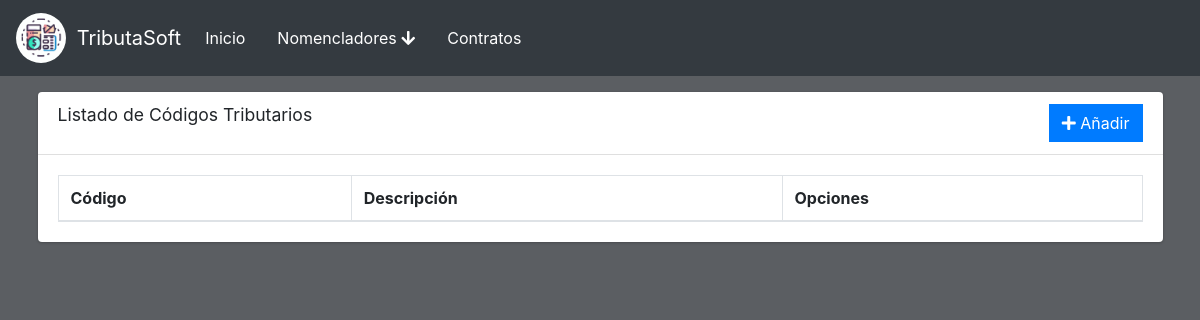
The page /codigo on the database as committed earlier.
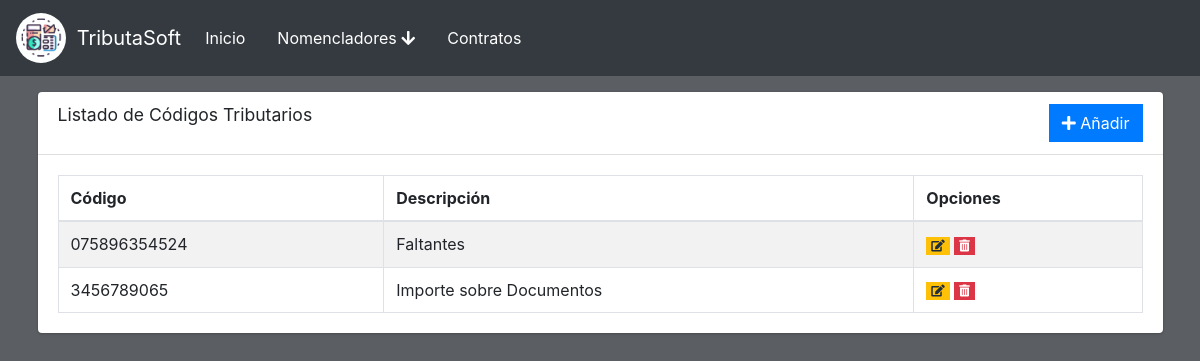
The same page on the database as committed later.
### main.py (models this page shows)
class CodigoSimple(db.Model):
    id = db.Column(db.Integer, primary_key=True, autoincrement=True)
    codigo = db.Column(db.String(50), nullable=False)
    descripcion = db.Column(db.String(200), nullable=False)
    porcentaje = db.Column(db.Float, nullable=True)
    fecha_pago = db.Column(db.String(200), nullable=False)

class CodigoPagoMora(db.Model):
    id = db.Column(db.Integer, primary_key=True, autoincrement=True)
    codigo = db.Column(db.String(50), nullable=False)
    descripcion = db.Column(db.String(200), nullable=False)
    porcentaje_mora1 = db.Column(db.Float, nullable=False)
    dias_mora1 = db.Column(db.Integer, nullable=False)
    porcentaje_mora2 = db.Column(db.Float)
    dias_mora2 = db.Column(db.Integer)
    porcentaje_mora3 = db.Column(db.Float)
    porcentaje_mora3_2 = db.Column(db.Float)
    dias_mora3 = db.Column(db.Integer)

### main.py (the view)
@app.route('/codigo')
def cod_base():
    c_simple = db.session.query(CodigoSimple).all()
    c_pagoSalario = db.session.query(CodigoPagoSalarial).all()
    c_pagoMora = db.session.query(CodigoPagoMora).all()
    list = []
    for i in c_simple:
        list.append((i.id,i.codigo,i.descripcion,'simple'))
    for i in c_pagoSalario:
        list.append((i.id,i.codigo,i.descripcion,'salario'))
    for i in c_pagoMora:
        list.append((i.id,i.codigo,i.descripcion,'mora'))
    return render_template('cod_base.html',list=list)

### templates/cod_base.html (shortened to what this page needs)
{% extends 'base.html' %}
{% block content %}
<div class="content">
    <div class="container">
        <div class="card">
            <div class="card-header">
              <h3 class="card-title">Listado de C&oacute;digos Tributarios</h3>
              <div class="float-right">
                <a href="{{ url_for('cod_add') }}" class="btn btn-primary btn-flat">
                    <i class="fas fa-plus"></i> A&ntilde;adir
                </a>
                    </div>
            </div>
            <div class="card-body">
                <table id="example1" class="table table-bordered table-striped">
                  <thead>
                  <tr>
                    <th>C&oacute;digo</th>
                    <th>Descripci&oacute;n</th>
                    <th>Opciones</th>
                  </tr>
                  </thead>
                  <tbody>
                    {% for i in list %}
                    <tr>
                      <td>{{i[1]}}</td>
                      <td>{{i[2]}}</td>
                      <td>
                        {% if i[3] == 'simple' %}
                        <a href="{{ url_for('cod_edit', tipo='simple',id=i[0]) }}" class="btn btn-warning btn-xs btn-flat"><i class="fas fa-edit"></i></a>
                        <a href="{{ url_for('delete_cod', tipo='simple',id=i[0]) }}" class="btn btn-danger btn-xs btn-flat"><i class="fas fa-trash-alt"></i></a>
                        {% elif i[3] == 'salario' %}
                        <a href="{{ url_for('cod_edit', tipo='salario',id=i[0]) }}" class="btn btn-warning btn-xs btn-flat"><i class="fas fa-edit"></i></a>
                        <a href="{{ url_for('delete_cod', tipo='salario',id=i[0]) }}" class="btn btn-danger btn-xs btn-flat"><i class="fas fa-trash-alt"></i></a>
                        {% elif i[3] == 'mora' %}
                        <a href="{{ url_for('cod_edit', tipo='mora',id=i[0]) }}" class="btn btn-warning btn-xs btn-flat"><i class="fas fa-edit"></i></a>
                        <a href="{{ url_for('delete_cod', tipo='mora',id=i[0]) }}" class="btn btn-danger btn-xs btn-flat"><i class="fas fa-trash-alt"></i></a>
                        {% endif %}
                      </td>
                    </tr>
                    {% endfor %}
                    </tbody>
                </table>
            </div>
        </div>
    </div>
</div>
{% endblock %}

### templates/base.html (shortened to what this page needs)
<html>
    <head>
        <link rel="stylesheet" href="{{ url_for('static',filename='js/plugins/fontawesome-free/css/all.min.css') }}">
        <link rel="stylesheet" href="{{ url_for('static',filename='js/plugins/datatables-bs4/css/dataTables.bootstrap4.min.css') }}">
        <link rel="stylesheet" href="{{ url_for('static',filename='js/plugins/datatables-responsive/css/responsive.bootstrap4.min.css') }}">
        <link rel="stylesheet" href="{{ url_for('static',filename='js/plugins/datatables-buttons/css/buttons.bootstrap4.min.css') }}">
        <link rel="stylesheet" href="{{ url_for('static',filename='css/css/adminlte.min.css') }}">
      </head>
      <body>
        <nav class="navbar navbar-expand-lg navbar-dark bg-dark">
            <div class="container-fluid">
              <a class="navbar-brand" href="{{ url_for('Home') }}">
                <img src="{{ url_for('static',filename='icon/logo.jpg') }}" alt="Icono" width="50" height="50" class="d-inline-block align-text-top">
                 &nbsp; TributaSoft
              </a>
              <div class="collapse navbar-collapse" id="navbarNav">
                <ul class="navbar-nav ms-auto">
                  <li class="nav-item">
                    <a class="nav-link active" href="{{ url_for('Home') }}">Inicio</a>
                  </li>
                  <li class="nav-item dropdown">
                    <a class="nav-link active" data-toggle="dropdown" href="#">
                      Nomencladores <i class="fas fa-arrow-down"></i>
                    </a>
                  </li>
                  <li class="nav-item">
                    <a class="nav-link active" href="{{ url_for('contrat_base') }}">Contratos</a>
                  </li>
                </ul>
              </div>
            </div>
          </nav>
        {% block content %}{% endblock %}
      </body>
</html>

### templates/base.html (style rules this page uses)
html, body { background-color: rgb(91, 94, 98); }
.navbar-brand { display: flex; align-items: center; }
.navbar-brand img { border-radius: 50%; }

Rows that differ between the two databases and show on the page:
added CodigoSimple: codigo "075896354524", descripcion "Faltantes"
added CodigoPagoMora: codigo "3456789065", descripcion "Importe sobre Documentos"
